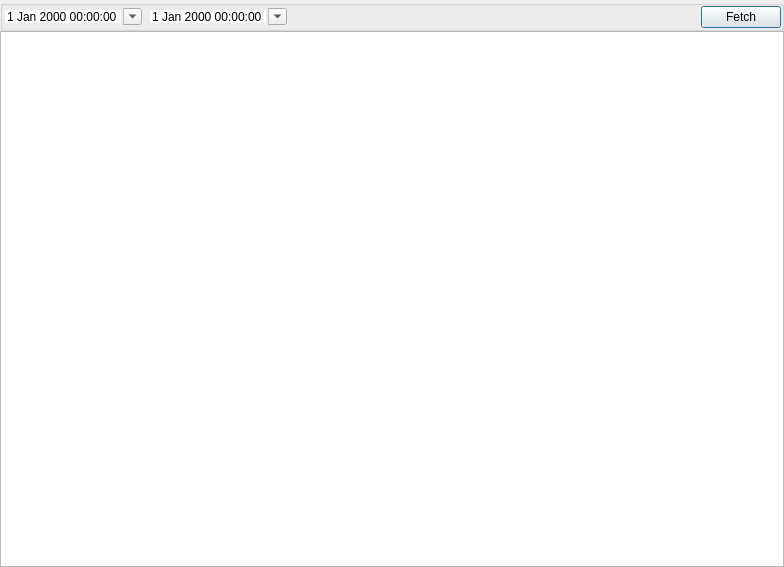
<?xml version="1.0" encoding="UTF-8"?>
<ui version="4.0">
 <class>OrderReferenceWidget</class>
 <widget class="QWidget" name="OrderReferenceWidget">
  <property name="geometry">
   <rect>
    <x>0</x>
    <y>0</y>
    <width>784</width>
    <height>567</height>
   </rect>
  </property>
  <property name="windowTitle">
   <string/>
  </property>
  <layout class="QGridLayout" name="gridLayout">
   <property name="leftMargin">
    <number>0</number>
   </property>
   <property name="topMargin">
    <number>0</number>
   </property>
   <property name="rightMargin">
    <number>0</number>
   </property>
   <property name="bottomMargin">
    <number>0</number>
   </property>
   <property name="spacing">
    <number>0</number>
   </property>
   <item row="0" column="0">
    <widget class="QGroupBox" name="groupBoxView">
     <property name="sizePolicy">
      <sizepolicy hsizetype="Preferred" vsizetype="Preferred">
       <horstretch>0</horstretch>
       <verstretch>0</verstretch>
      </sizepolicy>
     </property>
     <property name="title">
      <string/>
     </property>
     <layout class="QHBoxLayout" name="horizontalLayout_2">
      <property name="spacing">
       <number>-1</number>
      </property>
      <property name="leftMargin">
       <number>0</number>
      </property>
      <property name="topMargin">
       <number>0</number>
      </property>
      <property name="rightMargin">
       <number>0</number>
      </property>
      <property name="bottomMargin">
       <number>0</number>
      </property>
      <item>
       <widget class="DateTimeEdit" name="start">
        <property name="frame">
         <bool>false</bool>
        </property>
        <property name="calendarPopup">
         <bool>true</bool>
        </property>
       </widget>
      </item>
      <item>
       <widget class="DateTimeEdit" name="end">
        <property name="frame">
         <bool>false</bool>
        </property>
        <property name="calendarPopup">
         <bool>true</bool>
        </property>
       </widget>
      </item>
      <item>
       <spacer name="horizontalSpacer">
        <property name="orientation">
         <enum>Qt::Orientation::Horizontal</enum>
        </property>
        <property name="sizeHint" stdset="0">
         <size>
          <width>516</width>
          <height>17</height>
         </size>
        </property>
       </spacer>
      </item>
      <item>
       <widget class="QPushButton" name="pBtnFetch">
        <property name="text">
         <string>Fetch</string>
        </property>
        <property name="autoDefault">
         <bool>true</bool>
        </property>
        <property name="default">
         <bool>true</bool>
        </property>
       </widget>
      </item>
     </layout>
    </widget>
   </item>
   <item row="1" column="0">
    <widget class="QTableView" name="tableView"/>
   </item>
  </layout>
 </widget>
 <customwidgets>
  <customwidget>
   <class>DateTimeEdit</class>
   <extends>QDateTimeEdit</extends>
   <header location="global">widget/datetimeedit.h</header>
  </customwidget>
 </customwidgets>
 <resources/>
 <connections/>
</ui>
